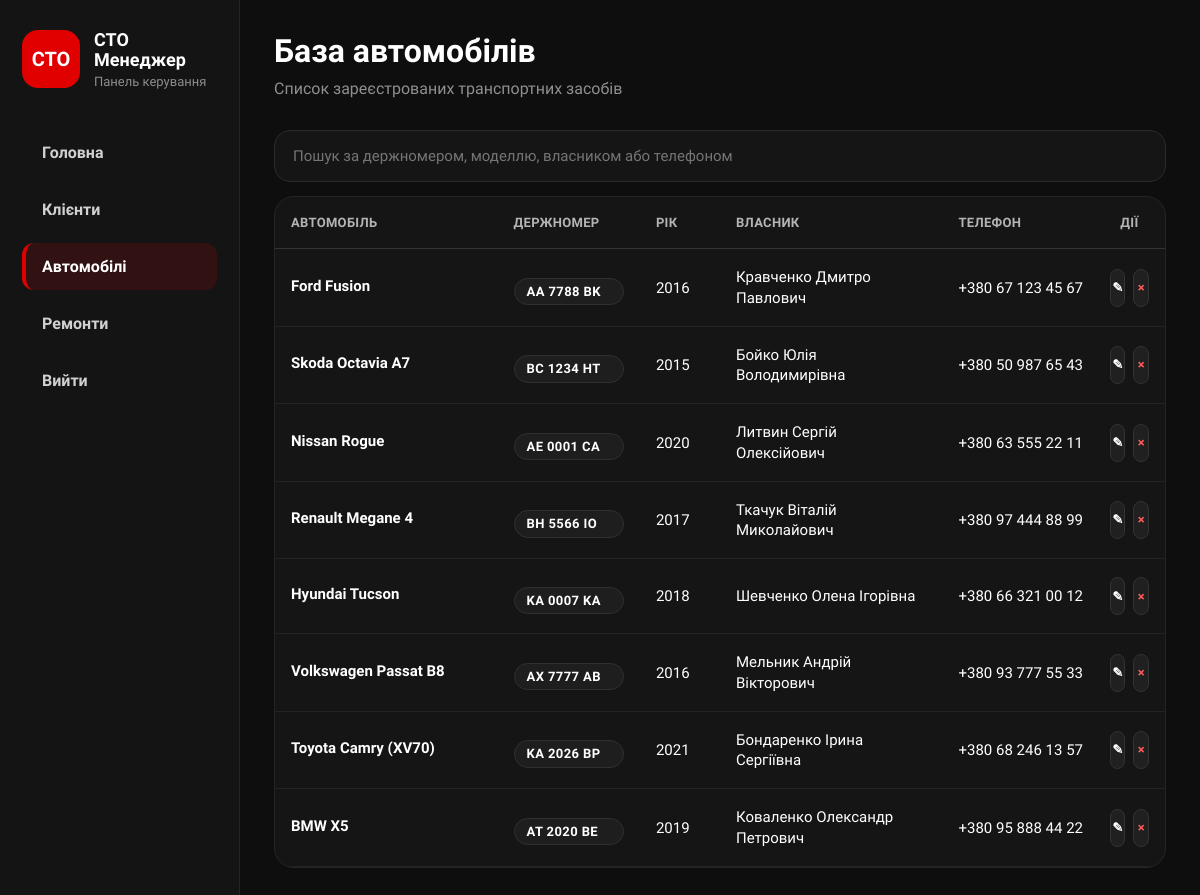
Screenshot of /cars/ with the database file from the repository.
### cars/models.py (models this page shows, shortened)
class Car(models.Model):
    class Transmission(models.TextChoices):
        MANUAL = 'manual', 'Механічна'
        AUTOMATIC = 'automatic', 'Автоматична'
        ROBOT = 'robot', 'Роботизована'
        VARIATOR = 'variator', 'Варіатор'
    class FuelType(models.TextChoices):
        PETROL = 'petrol', 'Бензин'
        DIESEL = 'diesel', 'Дизель'
        ELECTRIC = 'electric', 'Електро'
        HYBRID = 'hybrid', 'Гібрид'
        GAS = 'gas', 'Газ'
    owner = models.ForeignKey(
        Client,
        on_delete=models.CASCADE,
        related_name='cars',
        verbose_name="Власник",
        null=True,
        blank=True
    )
    make = models.CharField(
        max_length=100,
        verbose_name="Марка"
    )
    model_name = models.CharField(
        max_length=100,
        verbose_name="Модель"
    )
    license_plate = models.CharField(
        max_length=20,
        blank=True,
        verbose_name="Держномер"
    )
    vin = models.CharField(
        max_length=17,
        unique=True,
        verbose_name="VIN-код",
        validators=[MinLengthValidator(17)]
    )
    owner_name = models.CharField(
        max_length=100,
        verbose_name="ПІБ власника",
        blank=True
    )
    year = models.PositiveIntegerField(
        verbose_name="Рік випуску",
        validators=[
            MinValueValidator(1900),
            MaxValueValidator(datetime.date.today().year + 1)
        ],
        help_text="Використовуйте формат: <YYYY>"
    )
    color = models.CharField(
        max_length=50,
        verbose_name="Колір"
    )
    transmission = models.CharField(
        max_length=20,
        choices=Transmission.choices,
        default=Transmission.AUTOMATIC,
        verbose_name="Коробка передач"
    )
    fuel_type = models.CharField(
        max_length=20,
        choices=FuelType.choices,
        default=FuelType.PETROL,
        verbose_name="Тип пального"
    )
    mileage = models.PositiveIntegerField(
        default=0,
        verbose_name="Пробіг (км)"
    )
    engine_volume = models.DecimalField(
        max_digits=4,
        decimal_places=1,
        blank=True,
        null=True,
        verbose_name="Об'єм двигуна (л)"
    )
    description = models.TextField(
        blank=True,
        verbose_name="Опис"
    )
    main_image = models.ImageField(
        upload_to='cars/%Y/%m/',
        blank=True,
        null=True,
        verbose_name="Фото"
    )
    is_published = models.BooleanField(
        default=True,
        verbose_name="Опубліковано"
    )
    created_at = models.DateTimeField(
        auto_now_add=True,
        verbose_name="Дата додавання"
    )
    updated_at = models.DateTimeField(
        auto_now=True,
        verbose_name="Дата оновлення"
    )
    class Meta:
        verbose_name = "Автомобіль"
        verbose_name_plural = "Автомобілі"
        ordering = ['-created_at']

### clients/models.py (models this page shows, shortened)
class Client(models.Model):
    full_name = models.CharField(max_length=150, verbose_name="ПІБ")
    phone = models.CharField(max_length=20, unique=True, verbose_name="Телефон")
    email = models.EmailField(blank=True, null=True, verbose_name="Email")
    address = models.CharField(max_length=255, blank=True, null=True, verbose_name="Адреса")
    notes = models.TextField(blank=True, null=True, verbose_name="Примітки")
    created_at = models.DateTimeField(auto_now_add=True)
    class Meta:
        verbose_name = "Клієнт"
        verbose_name_plural = "Клієнти"
        ordering = ['full_name']

### cars/views.py (the view, shortened to what this page needs)
# urls.py: path('', views.car_list_view, name='car_list'),
def car_list_view(request):
    query = request.GET.get('q', '')
    cars = Car.objects.select_related('owner').all().order_by('-created_at')
    return render(request, 'cars/car_list.html', {
        'cars': cars,
        'query': query
    })

### cars/templates/cars/car_list.html
{% extends 'base.html' %}
{% block content %}
<div class="page-header">
    <div>
        <h1>База автомобілів</h1>
        <p>Список зареєстрованих транспортних засобів</p>
    </div>
</div>
<form method="get" class="search-panel">
    <input
        type="text"
        name="q"
        value="{{ query }}"
        placeholder="Пошук за держномером, моделлю, власником або телефоном"
        autocomplete="off"
    >
</form>
<div class="table-card">
    <table class="data-table cars-table">
        <thead>
            <tr>
                <th>Автомобіль</th>
                <th>Держномер</th>
                <th>Рік</th>
                <th>Власник</th>
                <th>Телефон</th>
                <th>Дії</th>
            </tr>
        </thead>
        <tbody>
            {% for car in cars %}
            <tr>
                <td class="car-name-cell">
                    <a href="{% url 'car_detail' car.id %}" class="car-link">
                        {{ car.make }} {{ car.model_name }}
                    </a>
                </td>
                <td>
                    {% if car.license_plate %}
                        <span class="plate-badge">{{ car.license_plate }}</span>
                    {% else %}
                        <span class="muted-text">—</span>
                    {% endif %}
                </td>
                <td>{{ car.year }}</td>
                <td class="owner-cell">
                    {% if car.owner %}
                        {{ car.owner.full_name }}
                    {% elif car.owner_name %}
                        {{ car.owner_name }}
                    {% else %}
                        <span class="muted-text">Не вказано</span>
                    {% endif %}
                </td>
                <td class="phone-cell">
                    {% if car.owner and car.owner.phone %}
                        {{ car.owner.phone }}
                    {% else %}
                        <span class="muted-text">—</span>
                    {% endif %}
                </td>
                <td>
                    <div class="actions-cell">
                        <a href="{% url 'edit_car' car.id %}" class="row-action" title="Редагувати">
                            ✎
                        </a>
                        <a href="{% url 'delete_car' car.id %}" class="row-action danger-action" title="Видалити">
                            ×
                        </a>
                    </div>
                </td>
            </tr>
            {% empty %}
            <tr>
                <td colspan="6" class="empty-row">
                    Автомобілі відсутні
                </td>
            </tr>
            {% endfor %}
        </tbody>
    </table>
</div>
{% endblock %}

### templates/base.html (shortened to what this page needs)
{% load static %}
<!DOCTYPE html>
<html lang="uk">
<head>
    <link rel="stylesheet" href="{% static 'css/style.css' %}">
</head>
<body>
<div class="app-layout">
    <aside class="sidebar">
        <div class="sidebar-logo">
            <div class="logo-box">СТО</div>
            <div>
                <div class="logo-title">СТО Менеджер</div>
                <div class="logo-subtitle">Панель керування</div>
            </div>
        </div>
        <nav class="sidebar-nav">
            <a href="{% url 'home' %}" class="sidebar-link {% if request.resolver_match.url_name == 'home' %}active{% endif %}">
                Головна
            </a>
            {% if not is_master or is_admin or is_manager %}
                <a href="{% url 'client_list' %}" class="sidebar-link {% if request.resolver_match.url_name == 'client_list' %}active{% endif %}">
                    Клієнти
                </a>
                <a href="{% url 'car_list' %}" class="sidebar-link {% if request.resolver_match.url_name == 'car_list' %}active{% endif %}">
                    Автомобілі
                </a>
            {% endif %}
            <a href="{% url 'repair_list' %}" class="sidebar-link {% if request.resolver_match.url_name == 'repair_list' %}active{% endif %}">
                Ремонти
            </a>
            <a href="{% url 'logout' %}" class="sidebar-link">
                Вийти
            </a>
        </nav>
    </aside>
    <main class="workspace">
        {% block content %}
        {% endblock %}
    </main>
</div>
</body>
</html>

### static/css/style.css (style rules this page uses)
* { margin: 0; padding: 0; box-sizing: border-box; }
html { width: 100%; min-height: 100%; scroll-behavior: smooth; }
body { width: 100%; min-height: 100vh; background: #0e0e0e; color: #ffffff; font-family: 'Montserrat', sans-serif; overflow-x: hidden; }
a { color: inherit; text-decoration: none; }
button, input, textarea, select { font-family: 'Montserrat', sans-serif; }
.app-layout { display: grid; grid-template-columns: 280px 1fr; min-height: 100vh; }
.workspace { padding: 34px; min-width: 0; }
.sidebar { background: #141414; border-right: 1px solid #252525; padding: 30px 22px; min-height: 100vh; }
.sidebar-logo { display: flex; align-items: center; gap: 14px; margin-bottom: 40px; }
.logo-box { width: 58px; height: 58px; min-width: 58px; background: #e00000; color: #ffffff; border-radius: 16px; display: flex; align-items: center; justify-content: center; font-weight: 900; font-size: 20px; }
.logo-title { font-size: 18px; font-weight: 800; line-height: 1.1; }
.logo-subtitle { color: #8d8d8d; font-size: 13px; margin-top: 4px; }
.sidebar-nav { display: flex; flex-direction: column; gap: 10px; }
.sidebar-link { padding: 14px 16px; border-radius: 12px; color: #d1d1d1; font-weight: 700; transition: 0.2s; border-left: 4px solid transparent; }
.sidebar-link:hover, .sidebar-link.active { background: rgba(224, 0, 0, 0.14); color: #ffffff; border-left-color: #e00000; }
.page-header, .hero-actions { display: flex; justify-content: space-between; align-items: flex-start; gap: 20px; margin-bottom: 30px; }
.page-header h1, .hero-actions h1 { font-size: 32px; font-weight: 900; line-height: 1.1; margin-bottom: 8px; }
.page-header p, .hero-actions p { color: #8f8f8f; font-size: 16px; line-height: 1.45; }
.search-panel { margin-bottom: 14px; }
.search-panel input { width: 100%; background: #151515; border: 1px solid #2b2b2b; color: #ffffff; border-radius: 16px; padding: 16px 18px; font-size: 15px; }
.table-box, .section-box, .table-card, .detail-card { background: #151515; border: 1px solid #252525; border-radius: 20px; }
.table-card { overflow: hidden; }
table, .dashboard-table, .data-table { width: 100%; border-collapse: collapse; table-layout: fixed; }
th, .data-table th { text-align: left; padding: 18px 16px; color: #b4b4b4; font-size: 13px; font-weight: 900; text-transform: uppercase; letter-spacing: 0.3px; border-bottom: 1px solid #333333; }
td, .data-table td { padding: 18px 16px; border-bottom: 1px solid #232323; vertical-align: middle; font-size: 15px; line-height: 1.35; }
.cars-table th:nth-child(1), .cars-table td:nth-child(1) { width: 25%; }
.cars-table th:nth-child(2), .cars-table td:nth-child(2) { width: 16%; }
.cars-table th:nth-child(3), .cars-table td:nth-child(3) { width: 9%; }
.cars-table th:nth-child(4), .cars-table td:nth-child(4) { width: 25%; }
.cars-table th:nth-child(5), .cars-table td:nth-child(5) { width: 17%; }
.cars-table th:nth-child(6), .cars-table td:nth-child(6) { width: 8%; text-align: center; }
.car-link, .client-link { color: #ffffff; font-weight: 800; text-decoration: none; transition: 0.2s; }
.car-name-cell { text-align: left; line-height: 1.2; }
.car-name-cell .car-link { display: inline-block; margin-bottom: 4px; }
.owner-cell, .client-name-cell { line-height: 1.25; word-break: normal; }
.phone-cell { white-space: nowrap; }
.plate-badge { display: inline-flex; justify-content: flex-start; align-items: center; text-align: left; min-width: 110px; margin-top: 8px; padding: 4px 12px; border-radius: 999px; background: #1e1e1e; border: 1px solid #303030; color: #ffffff; font-size: 13px; font-weight: 800; letter-spacing: 0.4px; white-space: nowrap; }
.actions-cell, .repair-actions { display: flex; justify-content: center; align-items: center; gap: 8px; flex-wrap: nowrap; }
.row-action { display: inline-flex; align-items: center; justify-content: center; width: 38px; height: 38px; background: #202020; border: 1px solid #333333; border-radius: 10px; color: #ffffff; font-weight: 900; font-size: 13px; transition: 0.2s; }
.danger-action { color: #ff5c5c; }
input, textarea, select { width: 100%; background: #0e0e0e; border: 1px solid #303030; color: #ffffff; padding: 15px; border-radius: 14px; font-size: 15px; }
@media (max-width: 1200px) { .app-layout { grid-template-columns: 240px 1fr; } }

### rows the page displays
Car: make "Ford", model_name "Fusion", license_plate "AA 7788 BK", year "2016", owner.full_name "Кравченко Дмитро Павлович", owner.phone "+380 67 123 45 67"
Car: make "Skoda", model_name "Octavia A7", license_plate "BC 1234 HT", year "2015", owner.full_name "Бойко Юлія Володимирівна", owner.phone "+380 50 987 65 43"
Car: make "Nissan", model_name "Rogue", license_plate "AE 0001 CA", year "2020", owner.full_name "Литвин Сергій Олексійович", owner.phone "+380 63 555 22 11"
Car: make "Renault", model_name "Megane 4", license_plate "BH 5566 IO", year "2017", owner.full_name "Ткачук Віталій Миколайович", owner.phone "+380 97 444 88 99"
Car: make "Hyundai", model_name "Tucson", license_plate "KA 0007 KA", year "2018", owner.full_name "Шевченко Олена Ігорівна", owner.phone "+380 66 321 00 12"
Car: make "Volkswagen", model_name "Passat B8", license_plate "AX 7777 AB", year "2016", owner.full_name "Мельник Андрій Вікторович", owner.phone "+380 93 777 55 33"
Car: make "Toyota", model_name "Camry (XV70)", license_plate "KA 2026 BP", year "2021", owner.full_name "Бондаренко Ірина Сергіївна", owner.phone "+380 68 246 13 57"
Car: make "BMW", model_name "X5", license_plate "AT 2020 BE", year "2019", owner.full_name "Коваленко Олександр Петрович", owner.phone "+380 95 888 44 22"
